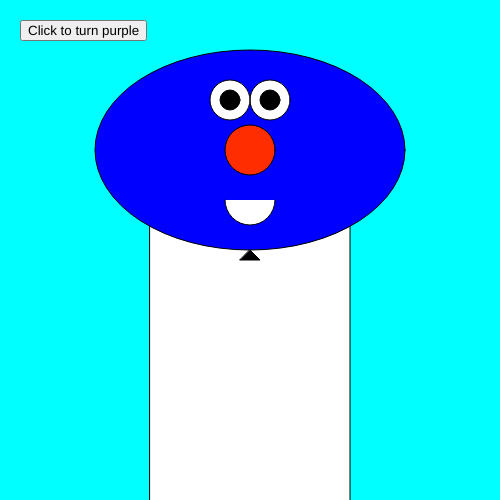
Frame 1 (no input)
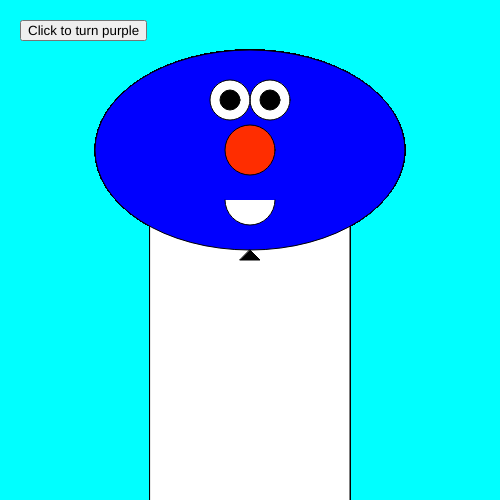
Frame 60 (no input)
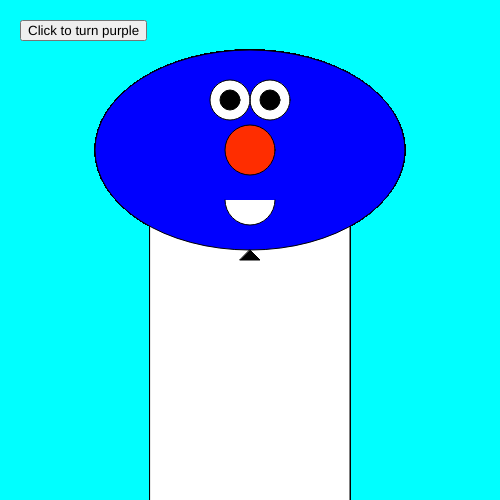
Frame 120 (the mouse pressed at the canvas centre since frame 60)

The p5.js sketch that drew these frames (run headless with seeded random() and noise() and a simulated clock; from frame 60 on, the mouse is pressed at the canvas centre):

// p5.js sketch
// ── sketch.js
var eyeSize = 40;

var mouthX = 125;
var mouthY = 180;

function setup() {
  // put setup code here
  createCanvas(500,500);
  background('cyan');

  var message = "Hello";  //the scope of this variale is onlu available inside of the setup funtion.

  console.log(message);

  colorButton = createButton("Click to turn purple");
  colorButton.position(20,20);
  colorButton.mousePressed(function(){
    faceColor="purple";

  });
}

function draw() {
  // put drawing code here


  fill('faceColor');
  rect(150,220,200,300);//body

  fill('blue');
  ellipse(250,150,310,200);

  strokeWeight(1);
  fill('white');
  ellipse(270,100,eyeSize,eyeSize);//left eye
  ellipse(230,100,eyeSize,eyeSize);//right eye

  fill("black");
  ellipse(270,100,20,20);//left eye black
  ellipse(230,100,20,20);//right eye black




  // width and height
  //console.log("width " + width);
  //console.log("height " + height);

triangle(width/2,height/2,width/2 + 10, height/2 + 10, width/2 - 10, height/2 + 10);

fill('white');
arc(250,200,50,50,0,PI);

strokeWeight(1)
fill('#FF2D00')
arc(250,150,50,50,0,TWO_PI)


}//end of draw

function mousePressed(){
  faceColor = "red";
}
